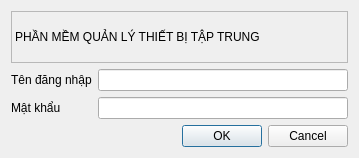
<?xml version="1.0" encoding="UTF-8"?>
<ui version="4.0">
 <class>LoginWindow</class>
 <widget class="QDialog" name="LoginWindow">
  <property name="geometry">
   <rect>
    <x>0</x>
    <y>0</y>
    <width>359</width>
    <height>158</height>
   </rect>
  </property>
  <property name="windowTitle">
   <string>Đăng nhập</string>
  </property>
  <property name="windowIcon">
   <iconset resource="images.qrc">
    <normaloff>:/img/icon/login.png</normaloff>:/img/icon/login.png</iconset>
  </property>
  <layout class="QGridLayout" name="gridLayout">
   <item row="0" column="0" colspan="2">
    <widget class="QLabel" name="label_3">
     <property name="frameShape">
      <enum>QFrame::StyledPanel</enum>
     </property>
     <property name="text">
      <string>PHẦN MỀM QUẢN LÝ THIẾT BỊ TẬP TRUNG</string>
     </property>
    </widget>
   </item>
   <item row="1" column="0">
    <widget class="QLabel" name="label">
     <property name="text">
      <string>Tên đăng nhập</string>
     </property>
    </widget>
   </item>
   <item row="1" column="1">
    <widget class="QLineEdit" name="lineEdit_username"/>
   </item>
   <item row="2" column="0">
    <widget class="QLabel" name="label_2">
     <property name="text">
      <string>Mật khẩu</string>
     </property>
    </widget>
   </item>
   <item row="2" column="1">
    <widget class="QLineEdit" name="lineEdit_password">
     <property name="inputMask">
      <string/>
     </property>
     <property name="text">
      <string/>
     </property>
     <property name="echoMode">
      <enum>QLineEdit::Password</enum>
     </property>
     <property name="readOnly">
      <bool>false</bool>
     </property>
    </widget>
   </item>
   <item row="3" column="0" colspan="2">
    <widget class="QDialogButtonBox" name="buttonBox">
     <property name="orientation">
      <enum>Qt::Horizontal</enum>
     </property>
     <property name="standardButtons">
      <set>QDialogButtonBox::Cancel|QDialogButtonBox::Ok</set>
     </property>
    </widget>
   </item>
  </layout>
 </widget>
 <resources>
  <include location="images.qrc"/>
 </resources>
 <connections>
  <connection>
   <sender>buttonBox</sender>
   <signal>rejected()</signal>
   <receiver>LoginWindow</receiver>
   <slot>reject()</slot>
   <hints>
    <hint type="sourcelabel">
     <x>316</x>
     <y>260</y>
    </hint>
    <hint type="destinationlabel">
     <x>286</x>
     <y>274</y>
    </hint>
   </hints>
  </connection>
  <connection>
   <sender>buttonBox</sender>
   <signal>accepted()</signal>
   <receiver>LoginWindow</receiver>
   <slot>accept()</slot>
   <hints>
    <hint type="sourcelabel">
     <x>248</x>
     <y>254</y>
    </hint>
    <hint type="destinationlabel">
     <x>157</x>
     <y>274</y>
    </hint>
   </hints>
  </connection>
 </connections>
</ui>
